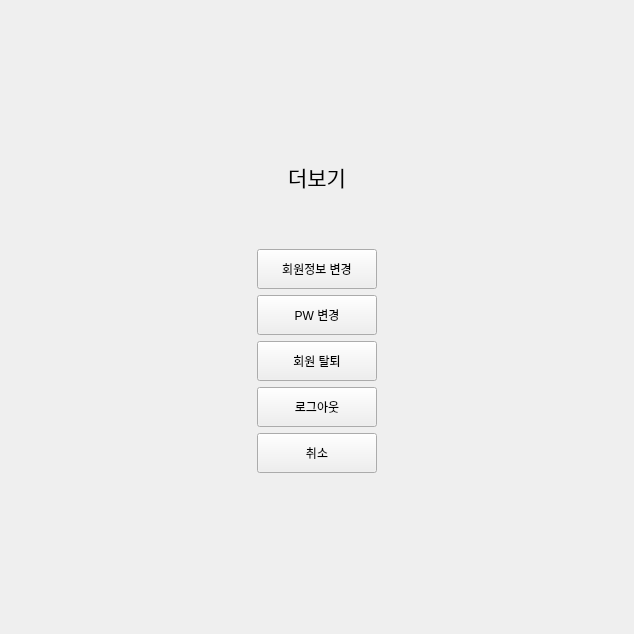
<?xml version="1.0" encoding="UTF-8"?>
<ui version="4.0">
 <class>More</class>
 <widget class="QWidget" name="More">
  <property name="geometry">
   <rect>
    <x>0</x>
    <y>0</y>
    <width>634</width>
    <height>634</height>
   </rect>
  </property>
  <property name="windowTitle">
   <string>Form</string>
  </property>
  <layout class="QVBoxLayout" name="verticalLayout_3">
   <item>
    <spacer name="verticalSpacer_2">
     <property name="orientation">
      <enum>Qt::Orientation::Vertical</enum>
     </property>
     <property name="sizeHint" stdset="0">
      <size>
       <width>20</width>
       <height>150</height>
      </size>
     </property>
    </spacer>
   </item>
   <item>
    <layout class="QHBoxLayout" name="horizontalLayout_2">
     <item>
      <widget class="QLabel" name="morelabel">
       <property name="text">
        <string>&lt;html&gt;&lt;head/&gt;&lt;body&gt;&lt;p align=&quot;center&quot;&gt;&lt;span style=&quot; font-size:16pt;&quot;&gt;더보기&lt;/span&gt;&lt;/p&gt;&lt;/body&gt;&lt;/html&gt;</string>
       </property>
      </widget>
     </item>
    </layout>
   </item>
   <item>
    <spacer name="verticalSpacer_3">
     <property name="orientation">
      <enum>Qt::Orientation::Vertical</enum>
     </property>
     <property name="sizeHint" stdset="0">
      <size>
       <width>20</width>
       <height>20</height>
      </size>
     </property>
    </spacer>
   </item>
   <item>
    <layout class="QHBoxLayout" name="horizontalLayout">
     <item>
      <spacer name="horizontalSpacer_2">
       <property name="orientation">
        <enum>Qt::Orientation::Horizontal</enum>
       </property>
       <property name="sizeHint" stdset="0">
        <size>
         <width>40</width>
         <height>20</height>
        </size>
       </property>
      </spacer>
     </item>
     <item>
      <layout class="QVBoxLayout" name="verticalLayout_2">
       <item>
        <widget class="QPushButton" name="infochangeBtn">
         <property name="minimumSize">
          <size>
           <width>120</width>
           <height>40</height>
          </size>
         </property>
         <property name="text">
          <string>회원정보 변경</string>
         </property>
        </widget>
       </item>
       <item>
        <widget class="QPushButton" name="pwchangeBtn">
         <property name="minimumSize">
          <size>
           <width>120</width>
           <height>40</height>
          </size>
         </property>
         <property name="text">
          <string>PW 변경</string>
         </property>
        </widget>
       </item>
       <item>
        <widget class="QPushButton" name="infodeleteBtn">
         <property name="minimumSize">
          <size>
           <width>120</width>
           <height>40</height>
          </size>
         </property>
         <property name="text">
          <string>회원 탈퇴</string>
         </property>
        </widget>
       </item>
       <item>
        <widget class="QPushButton" name="logoutBtn">
         <property name="minimumSize">
          <size>
           <width>120</width>
           <height>40</height>
          </size>
         </property>
         <property name="text">
          <string>로그아웃</string>
         </property>
        </widget>
       </item>
       <item>
        <widget class="QPushButton" name="exitBtn">
         <property name="minimumSize">
          <size>
           <width>120</width>
           <height>40</height>
          </size>
         </property>
         <property name="text">
          <string>취소</string>
         </property>
        </widget>
       </item>
      </layout>
     </item>
     <item>
      <spacer name="horizontalSpacer">
       <property name="orientation">
        <enum>Qt::Orientation::Horizontal</enum>
       </property>
       <property name="sizeHint" stdset="0">
        <size>
         <width>40</width>
         <height>20</height>
        </size>
       </property>
      </spacer>
     </item>
    </layout>
   </item>
   <item>
    <spacer name="verticalSpacer">
     <property name="orientation">
      <enum>Qt::Orientation::Vertical</enum>
     </property>
     <property name="sizeHint" stdset="0">
      <size>
       <width>20</width>
       <height>150</height>
      </size>
     </property>
    </spacer>
   </item>
  </layout>
 </widget>
 <resources/>
 <connections/>
</ui>
